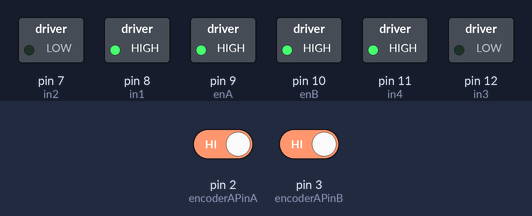
This sketch was run on a simulated Arduino Uno, built with avr-gcc and run on an emulated ATmega328P. Shown: switched loads named in the sketch (green lamp = pin HIGH). The inputs (shaded band) are chosen by the test bench; at power-on: pin 2 (encoderAPinA) HIGH, pin 3 (encoderAPinB) HIGH. What the sketch prints to the serial monitor is not drawn.

Above: at 0.1 s.
Timing chart, 0 to 1.6 s (numbered marks = the images above):
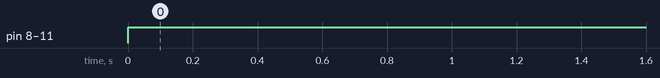

Measured:
- by itself, pin 8 (in1), pin 9 (enA), pin 10 (enB), pin 11 (in4): LOW → HIGH at 0.00 s

The sketch:

motorAB.ino
```cpp
#include <Arduino.h>

const int enA = 9; // Motor A enable pin
const int in1 = 8; // Motor A input pin 1
const int in2 = 7; // Motor A input pin 2
// Motor B connections
const int enB = 10; // Motor B enable pin
const int in3 = 12; // Motor B input pin 1
const int in4 = 11; // Motor B input pin 2

// Encoder A connections
const int encoderAPinA = 2; // Encoder A pin A
const int encoderAPinB = 3; // Encoder A pin B
// Encoder B connections
const int encoderBPinA = 18; // Encoder B pin A
const int encoderBPinB = 19; // Encoder B pin B

volatile unsigned long encoderATime = 0; // Time of last encoder A pulse
volatile unsigned long encoderBTime = 0; // Time of last encoder B pulse
volatile int encoderACount = 0; // Encoder A count
volatile int encoderBCount = 0; // Encoder B count

void setup() {
  Serial.begin(9600);

  pinMode(enA, OUTPUT);
  pinMode(in1, OUTPUT);
  pinMode(in2, OUTPUT);
  pinMode(enB, OUTPUT);
  pinMode(in3, OUTPUT);
  pinMode(in4, OUTPUT);

  pinMode(encoderAPinA, INPUT_PULLUP);
  pinMode(encoderAPinB, INPUT_PULLUP);
  pinMode(encoderBPinA, INPUT_PULLUP);
  pinMode(encoderBPinB, INPUT_PULLUP);

  attachInterrupt(digitalPinToInterrupt(encoderAPinA), incrementEncoderA, CHANGE);
  attachInterrupt(digitalPinToInterrupt(encoderAPinB), incrementEncoderA, CHANGE);
  attachInterrupt(digitalPinToInterrupt(encoderBPinA), incrementEncoderB, CHANGE);
  attachInterrupt(digitalPinToInterrupt(encoderBPinB), incrementEncoderB, CHANGE);
}

void loop() {
  if (millis() % 1000 == 0) { // Log every second
    float encoderARPM = 0;
    float encoderBRPM = 0;
    if (encoderACount > 0) {
      encoderARPM = ((float)(encoderACount * 60) / (millis() - encoderATime));
    }
    if (encoderBCount > 0) {
      encoderBRPM = ((float)(encoderBCount * 60) / (millis() - encoderBTime));
    }

    Serial.print("Motor A Count: ");
    Serial.print(encoderACount);
    Serial.print(", RPM: ");
    Serial.println(encoderARPM);
    Serial.print("Motor B Count: ");
    Serial.print(encoderBCount);
    Serial.print(", RPM: ");
    Serial.println(encoderBRPM);

    encoderACount = 0;
    encoderBCount = 0;
    encoderATime = millis();
    encoderBTime = millis();
  }

  // Example: Make both motors rotate forward at maximum speed
  digitalWrite(in1, HIGH);
  digitalWrite(in2, LOW);
  analogWrite(enA, 255); // Full speed

  digitalWrite(in3, LOW);
  digitalWrite(in4, HIGH);
  analogWrite(enB, 255); // Full speed
}

void incrementEncoderA() {
  static bool lastStateA = digitalRead(encoderAPinA);
  bool stateA = digitalRead(encoderAPinA);
  if (lastStateA!= stateA) {
    encoderACount++;
    encoderATime = millis();
  }
  lastStateA = stateA;
}

void incrementEncoderB() {
  static bool lastStateB = digitalRead(encoderBPinA);
  bool stateB = digitalRead(encoderBPinB);
  if (lastStateB!= stateB) {
    encoderBCount++;
    encoderBTime = millis();
  }
  lastStateB = stateB;
}
```

servos.ino
```cpp
/***************************************************************
   Servo Sweep - by Nathaniel Gallinger

   Sweep servos one degree step at a time with a user defined
   delay in between steps.  Supports changing direction
   mid-sweep.  Important for applications such as robotic arms
   where the stock servo speed is too fast for the strength
   of your system.

 *************************************************************/

#ifdef USE_SERVOS


// Constructor
SweepServo::SweepServo()
{
  this->currentPositionDegrees = 0;
  this->targetPositionDegrees = 0;
  this->lastSweepCommand = 0;
}


// Init
void SweepServo::initServo(
    int servoPin,
    int stepDelayMs,
    int initPosition)
{
  this->servo.attach(servoPin);
  this->stepDelayMs = stepDelayMs;
  this->currentPositionDegrees = initPosition;
  this->targetPositionDegrees = initPosition;
  this->lastSweepCommand = millis();
}


// Perform Sweep
void SweepServo::doSweep()
{

  // Get ellapsed time
  int delta = millis() - this->lastSweepCommand;

  // Check if time for a step
  if (delta > this->stepDelayMs) {
    // Check step direction
    if (this->targetPositionDegrees > this->currentPositionDegrees) {
      this->currentPositionDegrees++;
      this->servo.write(this->currentPositionDegrees);
    }
    else if (this->targetPositionDegrees < this->currentPositionDegrees) {
      this->currentPositionDegrees--;
      this->servo.write(this->currentPositionDegrees);
    }
    // if target == current position, do nothing

    // reset timer
    this->lastSweepCommand = millis();
  }
}


// Set a new target position
void SweepServo::setTargetPosition(int position)
{
  this->targetPositionDegrees = position;
}


// Accessor for servo object
Servo SweepServo::getServo()
{
  return this->servo;
}


#endif
```

encoder_driver.ino
```cpp
/* *************************************************************
   Encoder definitions

   Add an "#ifdef" block to this file to include support for
   a particular encoder board or library. Then add the appropriate
   #define near the top of the main ROSArduinoBridge.ino file.

   ************************************************************ */

#ifdef USE_BASE

#ifdef ROBOGAIA
  /* The Robogaia Mega Encoder shield */
  #include "MegaEncoderCounter.h"

  /* Create the encoder shield object */
  MegaEncoderCounter encoders = MegaEncoderCounter(4); // Initializes the Mega Encoder Counter in the 4X Count mode

  /* Wrap the encoder reading function */
  long readEncoder(int i) {
    if (i == LEFT) return encoders.YAxisGetCount();
    else return encoders.XAxisGetCount();
  }

  /* Wrap the encoder reset function */
  void resetEncoder(int i) {
    if (i == LEFT) return encoders.YAxisReset();
    else return encoders.XAxisReset();
  }
#elif defined(ARDUINO_ENC_COUNTER)
  volatile long left_enc_pos = 0L;
  volatile long right_enc_pos = 0L;
  static const int8_t ENC_STATES [] = {0,1,-1,0,-1,0,0,1,1,0,0,-1,0,-1,1,0};  //encoder lookup table

  /* Interrupt routine for LEFT encoder, taking care of actual counting */
  ISR (PCINT2_vect){
  	static uint8_t enc_last=0;

	enc_last <<=2; //shift previous state two places
	enc_last |= (PIND & (3 << 2)) >> 2; //read the current state into lowest 2 bits

  	left_enc_pos += ENC_STATES[(enc_last & 0x0f)];
  }

  /* Interrupt routine for RIGHT encoder, taking care of actual counting */
  ISR (PCINT1_vect){
        static uint8_t enc_last=0;

	enc_last <<=2; //shift previous state two places
	enc_last |= (PINC & (3 << 4)) >> 4; //read the current state into lowest 2 bits

  	right_enc_pos += ENC_STATES[(enc_last & 0x0f)];
  }

  /* Wrap the encoder reading function */
  long readEncoder(int i) {
    if (i == LEFT) return left_enc_pos;
    else return right_enc_pos;
  }

  /* Wrap the encoder reset function */
  void resetEncoder(int i) {
    if (i == LEFT){
      left_enc_pos=0L;
      return;
    } else {
      right_enc_pos=0L;
      return;
    }
  }
#else
  #error A encoder driver must be selected!
#endif

/* Wrap the encoder reset function */
void resetEncoders() {
  resetEncoder(LEFT);
  resetEncoder(RIGHT);
}

#endif
```

motor_driver.ino
```cpp
/***************************************************************
   Motor driver definitions

   Add a "#elif defined" block to this file to include support
   for a particular motor driver.  Then add the appropriate
   #define near the top of the main ROSArduinoBridge.ino file.

   *************************************************************/

#ifdef USE_BASE

#ifdef POLOLU_VNH5019
  /* Include the Pololu library */
  #include "DualVNH5019MotorShield.h"

  /* Create the motor driver object */
  DualVNH5019MotorShield drive;

  /* Wrap the motor driver initialization */
  void initMotorController() {
    drive.init();
  }

  /* Wrap the drive motor set speed function */
  void setMotorSpeed(int i, int spd) {
    if (i == LEFT) drive.setM1Speed(spd);
    else drive.setM2Speed(spd);
  }

  // A convenience function for setting both motor speeds
  void setMotorSpeeds(int leftSpeed, int rightSpeed) {
    setMotorSpeed(LEFT, leftSpeed);
    setMotorSpeed(RIGHT, rightSpeed);
  }
#elif defined POLOLU_MC33926
  /* Include the Pololu library */
  #include "DualMC33926MotorShield.h"

  /* Create the motor driver object */
  DualMC33926MotorShield drive;

  /* Wrap the motor driver initialization */
  void initMotorController() {
    drive.init();
  }

  /* Wrap the drive motor set speed function */
  void setMotorSpeed(int i, int spd) {
    if (i == LEFT) drive.setM1Speed(spd);
    else drive.setM2Speed(spd);
  }

  // A convenience function for setting both motor speeds
  void setMotorSpeeds(int leftSpeed, int rightSpeed) {
    setMotorSpeed(LEFT, leftSpeed);
    setMotorSpeed(RIGHT, rightSpeed);
  }
#elif defined L298_MOTOR_DRIVER
  void initMotorController() {
    digitalWrite(RIGHT_MOTOR_ENABLE, HIGH);
    digitalWrite(LEFT_MOTOR_ENABLE, HIGH);
  }

  void setMotorSpeed(int i, int spd) {
    unsigned char reverse = 0;

    if (spd < 0)
    {
      spd = -spd;
      reverse = 1;
    }
    if (spd > 255)
      spd = 255;

    if (i == LEFT) {
      if      (reverse == 0) { analogWrite(LEFT_MOTOR_FORWARD, spd); analogWrite(LEFT_MOTOR_BACKWARD, 0); }
      else if (reverse == 1) { analogWrite(LEFT_MOTOR_BACKWARD, spd); analogWrite(LEFT_MOTOR_FORWARD, 0); }
    }
    else /*if (i == RIGHT) //no need for condition*/ {
      if      (reverse == 0) { analogWrite(RIGHT_MOTOR_FORWARD, spd); analogWrite(RIGHT_MOTOR_BACKWARD, 0); }
      else if (reverse == 1) { analogWrite(RIGHT_MOTOR_BACKWARD, spd); analogWrite(RIGHT_MOTOR_FORWARD, 0); }
    }
  }

  void setMotorSpeeds(int leftSpeed, int rightSpeed) {
    setMotorSpeed(LEFT, leftSpeed);
    setMotorSpeed(RIGHT, rightSpeed);
  }
#else
  #error A motor driver must be selected!
#endif

#endif
```
